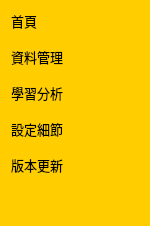
           <widget class="QWidget" name="side_menu_2" native="true">
            <property name="minimumSize">
             <size>
              <width>150</width>
              <height>0</height>
             </size>
            </property>
            <property name="maximumSize">
             <size>
              <width>150</width>
              <height>16777215</height>
             </size>
            </property>
            <property name="styleSheet">
             <string notr="true">QPushButton{
border:none;
text-align:left;
}

QPushButton:hover{
background-color:white;
border-radius:5px;
border-style:2px solid block;
text-align:left;
}

QPushButton:checked{
background-color:white;
border-radius:5px;
border-style:2px solid block;
}
QWidget{
background-color:#FFCD00;
}</string>
            </property>
            <layout class="QVBoxLayout" name="verticalLayout_3">
             <item>
              <widget class="QPushButton" name="home_2_button">
               <property name="font">
                <font>
                 <family>AniMe Matrix - MB_EN</family>
                 <pointsize>10</pointsize>
                </font>
               </property>
               <property name="text">
                <string>首頁</string>
               </property>
               <property name="icon">
                <iconset>
                 <normaloff>icon/house.png</normaloff>icon/house.png</iconset>
               </property>
               <property name="iconSize">
                <size>
                 <width>50</width>
                 <height>50</height>
                </size>
               </property>
               <property name="checkable">
                <bool>true</bool>
               </property>
               <property name="autoExclusive">
                <bool>true</bool>
               </property>
              </widget>
             </item>
             <item>
              <spacer name="verticalSpacer_10">
               <property name="orientation">
                <enum>Qt::Vertical</enum>
               </property>
               <property name="sizeType">
                <enum>QSizePolicy::Fixed</enum>
               </property>
               <property name="sizeHint" stdset="0">
                <size>
                 <width>20</width>
                 <height>10</height>
                </size>
               </property>
              </spacer>
             </item>
             <item>
              <widget class="QPushButton" name="database_2_button">
               <property name="font">
                <font>
                 <family>微軟正黑體</family>
                 <pointsize>10</pointsize>
                </font>
               </property>
               <property name="text">
                <string>資料管理</string>
               </property>
               <property name="icon">
                <iconset>
                 <normaloff>icon/contact_page.png</normaloff>icon/contact_page.png</iconset>
               </property>
               <property name="iconSize">
                <size>
                 <width>50</width>
                 <height>50</height>
                </size>
               </property>
               <property name="checkable">
                <bool>true</bool>
               </property>
               <property name="autoExclusive">
                <bool>true</bool>
               </property>
              </widget>
             </item>
             <item>
              <spacer name="verticalSpacer_6">
               <property name="orientation">
                <enum>Qt::Vertical</enum>
               </property>
               <property name="sizeType">
                <enum>QSizePolicy::Fixed</enum>
               </property>
               <property name="sizeHint" stdset="0">
                <size>
                 <width>20</width>
                 <height>10</height>
                </size>
               </property>
              </spacer>
             </item>
             <item>
              <widget class="QPushButton" name="analytics_2_button">
               <property name="font">
                <font>
                 <family>微軟正黑體</family>
                 <pointsize>10</pointsize>
                </font>
               </property>
               <property name="text">
                <string>學習分析</string>
               </property>
               <property name="icon">
                <iconset>
                 <normaloff>icon/analytics.png</normaloff>icon/analytics.png</iconset>
               </property>
               <property name="iconSize">
                <size>
                 <width>50</width>
                 <height>50</height>
                </size>
               </property>
               <property name="checkable">
                <bool>true</bool>
               </property>
               <property name="autoExclusive">
                <bool>true</bool>
               </property>
              </widget>
             </item>
             <item>
              <spacer name="verticalSpacer_5">
               <property name="orientation">
                <enum>Qt::Vertical</enum>
               </property>
               <property name="sizeType">
                <enum>QSizePolicy::Fixed</enum>
               </property>
               <property name="sizeHint" stdset="0">
                <size>
                 <width>20</width>
                 <height>10</height>
                </size>
               </property>
              </spacer>
             </item>
             <item>
              <widget class="QPushButton" name="setting_2_button">
               <property name="font">
                <font>
                 <family>微軟正黑體</family>
                 <pointsize>10</pointsize>
                </font>
               </property>
               <property name="text">
                <string>設定細節</string>
               </property>
               <property name="icon">
                <iconset>
                 <normaloff>icon/settings.png</normaloff>icon/settings.png</iconset>
               </property>
               <property name="iconSize">
                <size>
                 <width>50</width>
                 <height>50</height>
                </size>
               </property>
               <property name="checkable">
                <bool>true</bool>
               </property>
               <property name="autoExclusive">
                <bool>true</bool>
               </property>
              </widget>
             </item>
             <item>
              <spacer name="verticalSpacer_8">
               <property name="orientation">
                <enum>Qt::Vertical</enum>
               </property>
               <property name="sizeType">
                <enum>QSizePolicy::Fixed</enum>
               </property>
               <property name="sizeHint" stdset="0">
                <size>
                 <width>20</width>
                 <height>10</height>
                </size>
               </property>
              </spacer>
             </item>
             <item>
              <widget class="QPushButton" name="release_2_button">
               <property name="font">
                <font>
                 <family>微軟正黑體</family>
                 <pointsize>10</pointsize>
                </font>
               </property>
               <property name="text">
                <string>版本更新</string>
               </property>
               <property name="icon">
                <iconset>
                 <normaloff>icon/new_releases.png</normaloff>icon/new_releases.png</iconset>
               </property>
               <property name="iconSize">
                <size>
                 <width>50</width>
                 <height>50</height>
                </size>
               </property>
               <property name="checkable">
                <bool>true</bool>
               </property>
               <property name="autoExclusive">
                <bool>true</bool>
               </property>
              </widget>
             </item>
             <item>
              <spacer name="verticalSpacer_7">
               <property name="orientation">
                <enum>Qt::Vertical</enum>
               </property>
               <property name="sizeHint" stdset="0">
                <size>
                 <width>20</width>
                 <height>40</height>
                </size>
               </property>
              </spacer>
             </item>
            </layout>
           </widget>
